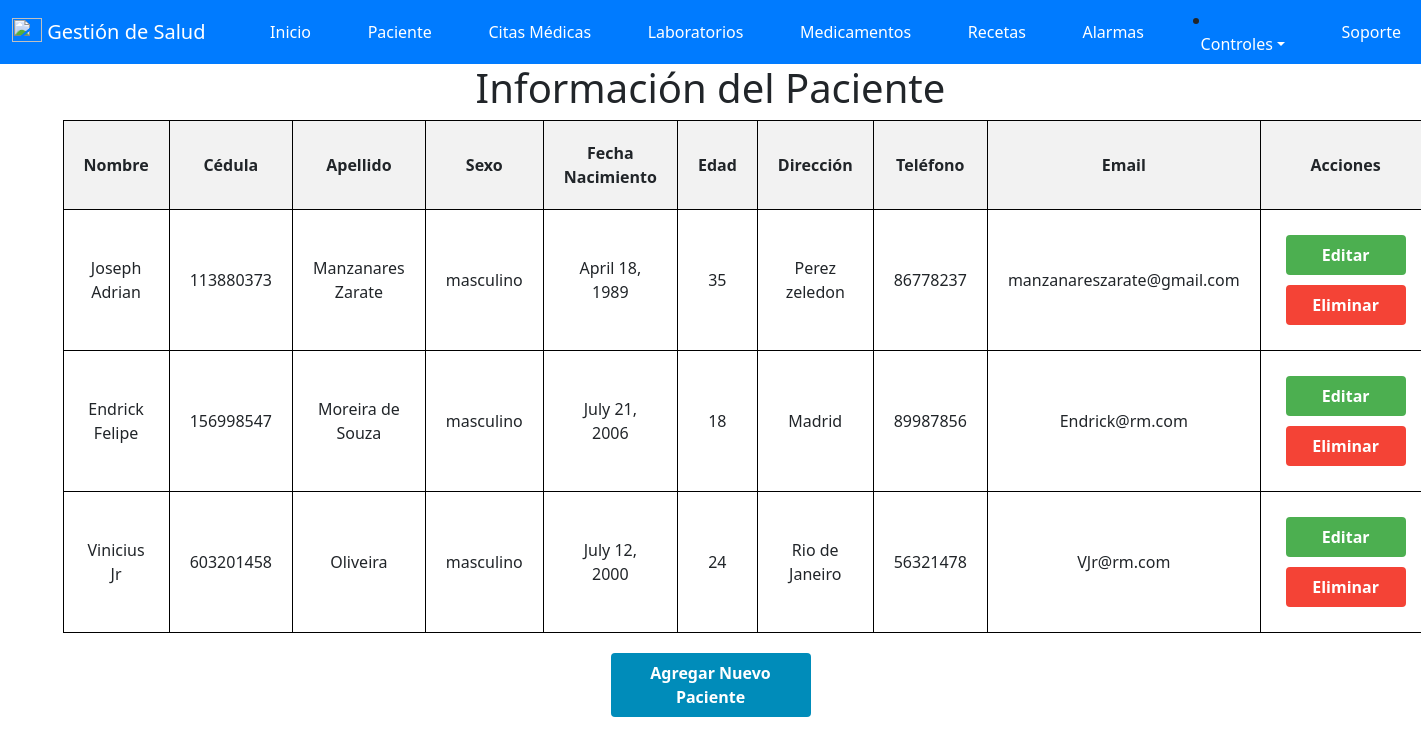
Page /index/ (signed in) on the committed database.
### salud/models.py (models this page shows, shortened)
class paciente(models.Model):
    id_paciente = models.AutoField(primary_key=True , verbose_name='ID_Paciente')
    cedula = models.IntegerField(null=True,verbose_name='Cedula')
    nombre = models.CharField(max_length=50, verbose_name='Nombre')
    apellido = models.CharField(max_length=50, verbose_name='Apellido')
    sexo = models.CharField(max_length=20, verbose_name='Sexo')
    fecha_Nacimiento = models.DateField(null=True, verbose_name='Fecha de Nacimiento')
    edad = models.IntegerField ( verbose_name='Edad')
    direccion = models.CharField(max_length=50, verbose_name='Direccion')
    telefono = models.IntegerField( verbose_name='Telefono')
    email = models.EmailField( verbose_name='Email')
    id_usuario = models.ForeignKey(User, on_delete=models.CASCADE)

### salud/views.py (the view)
# urls.py: path('index/', views.index, name='index'),
@login_required(login_url='/accounts/login/')
def index(request):
    pacientes = paciente.objects.filter(id_usuario=request.user)
    return render(request, 'Programar/index.html', {'pacientes': pacientes})

### salud/templates/Programar/index.html (shortened to what this page needs)
{% extends "base.html" %}
{% block contenido %}
<!DOCTYPE html>
<html>
<head>
</head>
<body>
    <h1>Información del Paciente</h1>
    <form method="post" action="{% url 'index' %}">
        <table>
            <thead>
                <tr>
                    <th>Nombre</th>
                    <th>Cédula</th>
                    <th>Apellido</th>
                    <th>Sexo</th>
                    <th>Fecha Nacimiento</th>
                    <th>Edad</th>
                    <th>Dirección</th>
                    <th>Teléfono</th>
                    <th>Email</th>
                    <th>Acciones</th>
                </tr>
            </thead>
            <tbody>
                {% for paciente in pacientes %}
                <tr>
                    <td>{{ paciente.nombre }}</td>
                    <td>{{ paciente.cedula }}</td>
                    <td>{{ paciente.apellido }}</td>
                    <td>{{ paciente.sexo }}</td>
                    <td>{{ paciente.fecha_Nacimiento }}</td>
                    <td>{{ paciente.edad }}</td>
                    <td>{{ paciente.direccion }}</td>
                    <td>{{ paciente.telefono }}</td>
                    <td>{{ paciente.email }}</td>
                    <td>
                        <a href="{% url 'editar' paciente.id_paciente %}" class="button edit-button">Editar</a>
                        <a href="{% url 'eliminar' paciente.id_paciente %}" class="button delete-button" onclick="return confirm('¿Estás seguro de que deseas eliminar este paciente?');">Eliminar</a>
                    </td>
                </tr>
                {% empty %}
                <tr>
                    <td colspan="10">No hay pacientes disponibles.</td>
                </tr>
                {% endfor %}
            </tbody>
        </table>
        <a href="{% url 'agregar' %}" class="button add-button">Agregar Nuevo Paciente</a>
    </form>
</body>
</html>
{% endblock %}

### salud/templates/Programar/index.html (style rules this page uses)
table { width: 100%; border-collapse: collapse; }
th, td { border: 1px solid black; padding: 20px; text-align: center; }
th { background-color: #f2f2f2; }
tbody tr { border-bottom: 1px solid #ddd; }
.button { padding: 8px 12px; margin: 5px; border: none; border-radius: 4px; color: white; text-decoration: none; font-weight: bold; display: inline-block; width: 120px; text-align: center; box-sizing: border-box; }
.edit-button { background-color: #4CAF50; }
.delete-button { background-color: #f44336; }
.add-button { background-color: #008CBA; display: block; margin: 20px auto; width: 200px; text-align: center; }
h1 { text-align: center; }

### rows in the picture
paciente: nombre "Joseph Adrian", cedula "113880373", apellido "Manzanares Zarate", sexo "masculino", fecha_Nacimiento "April 18, 1989", edad "35", direccion "Perez zeledon", telefono "86778237", email "manzanareszarate@gmail.com"
paciente: nombre "Endrick Felipe", cedula "156998547", apellido "Moreira de Souza", sexo "masculino", fecha_Nacimiento "July 21, 2006", edad "18", direccion "Madrid", telefono "89987856", email "Endrick@rm.com"
paciente: nombre "Vinicius Jr", cedula "603201458", apellido "Oliveira", sexo "masculino", fecha_Nacimiento "July 12, 2000", edad "24", direccion "Rio de Janeiro", telefono "56321478", email "VJr@rm.com"
